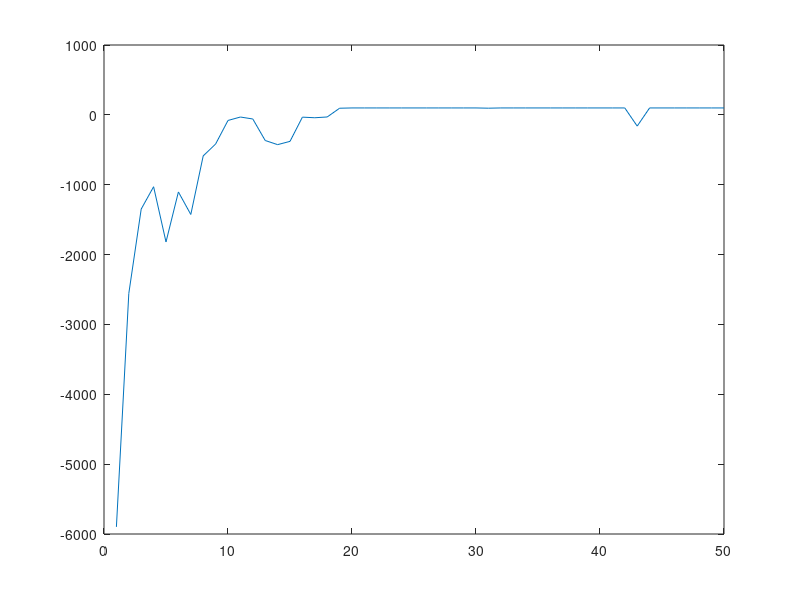

Here is the MATLAB script that generated this plot:
clear all; %borrar todas las variables
close all; %cerrar todas las ventanas
clc; %limpia la pantalla

%Algoritmo genetico con un cruzamineto con 2 puntos de cruce.

nbits=8; %numero de bits
np=64;  %cantidad de pobladores (de preferencia multiplo de 4)
%Generar la poblacion inicial
xpadres=randi([0,255],np,1);

for n=1:50
    %Evaluar la funcion
    y=-(xpadres-123).^2+100; %Definir la funcion de adaptacion
    yprom(n)=mean(y);
    %Cromosoma
    cromosoma= sortrows([xpadres y],2);

    %Seleccion
    padres=cromosoma(np/2+1:np,1); %Se tomaron los mejores 

    %Convertir a binario
    padresbin=de2bi(padres,nbits); 

    %Encontrar el cruzamiento
    %Cruce con 2 puntos
    for k=1 : (np/4)
        m=randi([2,nbits-1]);
        r=randi([2,nbits-1]);
        while m>=r
            m=randi([2,nbits-1]); %Punto #1 de cruce aleatorio
            r=randi([2,nbits-1]); %Punto #2 de cruce aleatorio
        end
        hijobin(2*k-1,:)= [padresbin(2*k-1,1:m) padresbin(2*k,m+1:r) padresbin(2*k-1,r+1:nbits)];
        hijobin(2*k,:)= [padresbin(2*k,1:m) padresbin(2*k-1,m+1:r) padresbin(2*k,r+1:nbits)];
    end

        %Mutacion
    p=rand();
    if p>0.95
        nhijo=randi(np/2); %hijo al azar
        bit=randi(nbits); %bit al azar
        if hijobin(nhijo,bit)==1;
            hijobin(nhijo,bit)=0;
        else
            hijobin(nhijo,bit)=1;
        end
    end
    %Sustitucion generacional
    hijodec=bi2de(hijobin);

    xpadres=[padres; hijodec];

end
plot(yprom);
max(y)


    
    
    
    
    
    
    
    
    
    